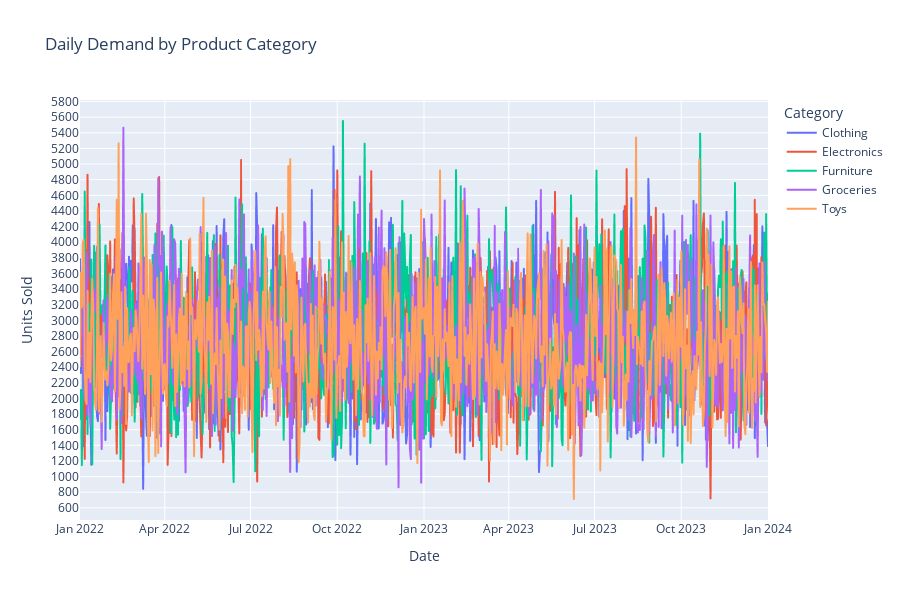

This figure's notebook cell:
### Code cell
fig = px.line(
    grouped, 
    x='Date', 
    y='Units Sold', 
    color='Category',
    title='Daily Demand by Product Category',
    labels={'Units Sold': 'Units Sold', 'Date': 'Date', 'Category': 'Category'},
    height=600  # 👈 Increase height (default is ~450)
)

fig.update_yaxes(tick0=0, dtick=200)
fig.show()

### Figure 1 — Plotly figure (JSON) as saved in the notebook; plotly's stock layout.template omitted (floating-point values rounded to 4 significant figures; data arrays with more than 128 entries replaced by an {"elided": "..."} marker saying what was removed)
{"data": [{"hovertemplate": "Category=Clothing<br>Date=%{x}<br>Units Sold=%{y}<extra></extra>", "legendgroup": "Clothing", "line": {"color": "#636efa", "dash": "solid"}, "marker": {"symbol": "circle"}, "mode": "lines", "name": "Clothing", "showlegend": true, "type": "scattergl", "x": {"elided": "731 str values"}, "xaxis": "x", "y": {"elided": "731 int values"}, "yaxis": "y"}, {"hovertemplate": "Category=Electronics<br>Date=%{x}<br>Units Sold=%{y}<extra></extra>", "legendgroup": "Electronics", "line": {"color": "#EF553B", "dash": "solid"}, "marker": {"symbol": "circle"}, "mode": "lines", "name": "Electronics", "showlegend": true, "type": "scattergl", "x": {"elided": "731 str values"}, "xaxis": "x", "y": {"elided": "731 int values"}, "yaxis": "y"}, {"hovertemplate": "Category=Furniture<br>Date=%{x}<br>Units Sold=%{y}<extra></extra>", "legendgroup": "Furniture", "line": {"color": "#00cc96", "dash": "solid"}, "marker": {"symbol": "circle"}, "mode": "lines", "name": "Furniture", "showlegend": true, "type": "scattergl", "x": {"elided": "731 str values"}, "xaxis": "x", "y": {"elided": "731 int values"}, "yaxis": "y"}, {"hovertemplate": "Category=Groceries<br>Date=%{x}<br>Units Sold=%{y}<extra></extra>", "legendgroup": "Groceries", "line": {"color": "#ab63fa", "dash": "solid"}, "marker": {"symbol": "circle"}, "mode": "lines", "name": "Groceries", "showlegend": true, "type": "scattergl", "x": {"elided": "731 str values"}, "xaxis": "x", "y": {"elided": "731 int values"}, "yaxis": "y"}, {"hovertemplate": "Category=Toys<br>Date=%{x}<br>Units Sold=%{y}<extra></extra>", "legendgroup": "Toys", "line": {"color": "#FFA15A", "dash": "solid"}, "marker": {"symbol": "circle"}, "mode": "lines", "name": "Toys", "showlegend": true, "type": "scattergl", "x": {"elided": "731 str values"}, "xaxis": "x", "y": {"elided": "731 int values"}, "yaxis": "y"}], "layout": {"height": 600, "legend": {"title": {"text": "Category"}, "tracegroupgap": 0}, "title": {"text": "Daily Demand by Product Category"}, "xaxis": {"anchor": "y", "domain": [0, 1], "title": {"text": "Date"}}, "yaxis": {"anchor": "x", "domain": [0, 1], "dtick": 200, "tick0": 0, "title": {"text": "Units Sold"}}}}
